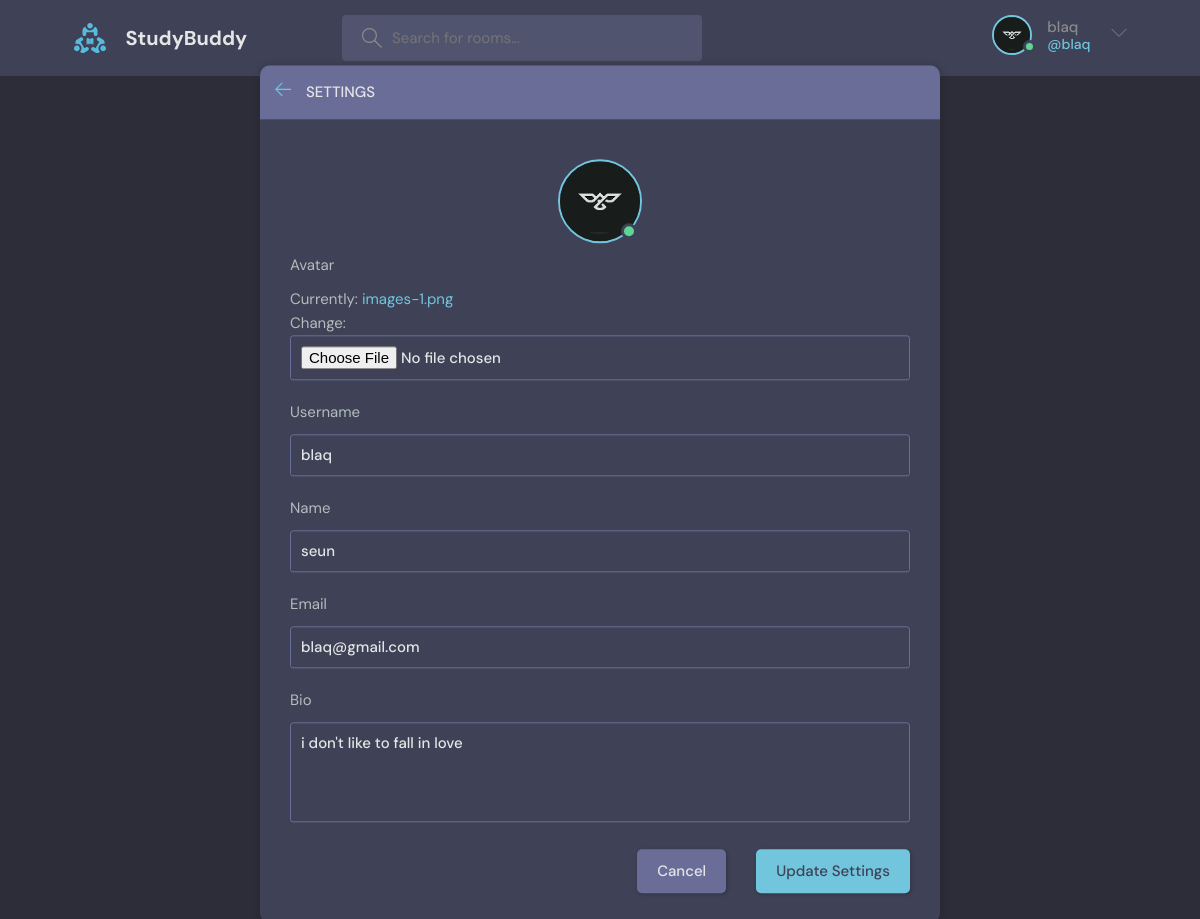
Screenshot of /update_profile/ (signed in) with the database file from the repository.
### base/models.py (models this page shows)
class User(AbstractUser):
    name = models.CharField(max_length=255, null=True)
    email=models.EmailField(max_length=255, unique=True, null=True)
    bio = models.TextField(null=True)
    followers = models.ManyToManyField('User', blank=True)
    following = models.ManyToManyField('User', related_name="people_following", blank=True)
    REQUIRED_FIELDS = []
    avatar = models.ImageField(default="avatar.svg")

### base/views.py (the view, shortened to what this page needs)
# urls.py: path("update_profile/", views.update_profile, name="update_profile"),
@login_required(login_url="login")
def update_profile(request):
    user = User.objects.get(id=request.user.id)
    user_form = UserForm(instance=user)
    context = {
        "user":user,
        "user_form":user_form
    }
    return render(request, "base/update_profile.html", context)

### base/forms.py
class UserForm(ModelForm):
    class Meta:
        model = User
        fields = ["avatar","username", "name", "email", "bio"]

### base/templates/base/update_profile.html (shortened to what this page needs)
{% extends 'base.html' %}
{% block main_content %}
    <main class="create-room layout">
      <div class="container">
        <div class="layout__box">
          <div class="layout__boxHeader">
            <div class="layout__boxTitle">
              <a href="request.META.HTTP_REFERER">
                <svg
                  version="1.1"
                  xmlns="http://www.w3.org/2000/svg"
                  width="32"
                  height="32"
                  viewBox="0 0 32 32"
                >
                  <title>arrow-left</title>
                  <path
                    d="M13.723 2.286l-13.723 13.714 13.719 13.714 1.616-1.611-10.96-10.96h27.625v-2.286h-27.625l10.965-10.965-1.616-1.607z"
                  ></path>
                </svg>
              </a>
              <h3>Settings</h3>
            </div>
          </div>
          <div class="settings layout__body">
            <div class="settings__avatar">
              <div class="avatar avatar--large active">
                <img src="{{request.user.avatar.url}}"  alt="{{request.user.username}} image"/>
              </div>
            </div>
            <form class="form" action="" method="POST" enctype="multipart/form-data">
              {% for field in user_form %}
              <div class="form__group">
                <label for="name">{{field.label}}</label>
                {{field}}
              </div>
              {% endfor %}
              <div class="form__action">
                <a class="btn btn--dark" href="{{request.META.HTTP_REFERER}}">Cancel</a>
                <button class="btn btn--main" type="submit">Update Settings</button>
              </div>
            </form>
          </div>
        </div>
      </div>
    </main>
{% endblock %}

### templates/nav.html (shortened to what this page needs)
{% load static %}
<header class="header header--loggedIn">
  <div class="container">
    <a href="{% url 'home' %}" class="header__logo">
      <img src="{% static 'images/logo.svg' %}" />
      <h1>StudyBuddy</h1>
    </a>
    <form action="{% url 'home' %}" method="get"  class="header__search">
      <label>
        <input type="text" name="q" id="" placeholder="Search for rooms..."  >
      </label>
    </form>
    <nav class="header__menu">
      <div class="header__user">
        <a href="{% url 'profile' request.user.id %}">
          <div class="avatar avatar--medium active">
            <img src="{{request.user.avatar.url}}"  alt="{{request.user.username}} image"/>
          </div>
          <p>{{request.user}} <span>@{{request.user}}</span></p>
        </a>
        <button class="dropdown-button">
          <svg version="1.1" xmlns="http://www.w3.org/2000/svg" width="32" height="32" viewBox="0 0 32 32">
            <title>chevron-down</title>
            <path d="M16 21l-13-13h-3l16 16 16-16h-3l-13 13z"></path>
          </svg>
        </button>
      </div>
    </nav>
  </div>
</header>

### rows the page displays
User: user.avatar (picture), user "blaq", user_form "blaq" "seun" "blaq@gmail.com" "i don't like to fall in love"

### other values shown
{{ field.label }} "Avatar" "Username" "Name" "Email" "Bio"
